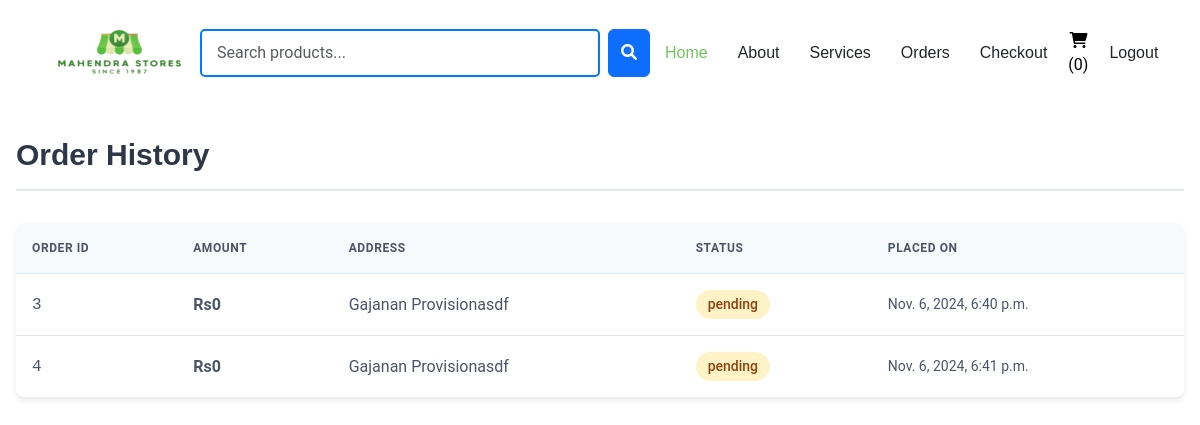
/orders/ (signed in), run on the app's committed database.
### ecomapp/models.py (models this page shows, shortened)
class Order(models.Model):
    user = models.ForeignKey(User, on_delete=models.CASCADE)
    name = models.CharField(max_length=100)
    amount = models.IntegerField(default=0)
    email = models.EmailField(max_length=254)
    address1 = models.CharField(max_length=255)
    address2 = models.CharField(blank=True, max_length=255, null=True)
    city = models.CharField(max_length=100)
    state = models.CharField(max_length=100)
    zip_code = models.CharField(max_length=10)
    phone = models.CharField(max_length=15)
    created_at = models.DateTimeField(auto_now_add=True)
    updated_at = models.DateTimeField(auto_now=True)
    STATUS_CHOICES = [
    ('pending', 'Pending'),
    ('shipped', 'Shipped'),
    ('delivered', 'Delivered'),
    ]
    status = models.CharField(max_length=10, choices=STATUS_CHOICES, default='pending')

### ecomapp/views.py (the view)
# urls.py: path('orders/', views.user_orders, name="orders"),
def user_orders(request):
    if request.user.is_authenticated:
        orders = Order.objects.filter(user=request.user)
        return render(request, 'orders.html', {'orders': orders})
    else:
        return redirect('home')

### templates/orders.html (shortened to what this page needs)
{% extends "nav.html" %}
{% block body %}
<div class="orders-container">
  <h2 class="page-title">Order History</h2>
  <table class="orders-table">
    <thead>
      <tr>
        <th>Order ID</th>
        <th>Amount</th>
        <th>Address</th>
        <th>Status</th>
        <th>Placed On</th>
      </tr>
    </thead>
    <tbody>
      {% for order in orders %}
        <tr>
          <td class="order-id">{{ order.id }}</td>
          <td class="amount">Rs{{ order.amount }}</td>
          <td class="address">{{ order.address1 }}{{ order.address2 }}</td>
          <td>
            <span class="status status-{{ order.status|lower }}">{{ order.status }}</span>
          </td>
          <td class="date">{{ order.created_at }}</td>
        </tr>
      {% empty %}
        <tr>
          <td colspan="5" class="empty-state">No orders placed yet.</td>
        </tr>
      {% endfor %}
    </tbody>
  </table>
</div>
{% endblock body %}

### static/assets/css/main.css (style rules this page uses)
:root { --default-font: "Roboto", system-ui, -apple-system, "Segoe UI", Roboto, "Helvetica Neue", Arial, "Noto Sans", "Liberation Sans", sans-serif, "Apple Color Emoji", "Segoe UI Emoji", "Segoe UI Symbol", "Noto Color Emoji"; --heading-font: "Raleway", sans-serif; --nav-font: "Poppins", sans-serif; }
:root { --background-color: #ffffff; --default-color: #212529; --heading-color: #101f0c; --accent-color: #71c55d; --surface-color: #ffffff; --contrast-color: #ffffff; }
:root { --nav-color: #212529; --nav-hover-color: #71c55d; --nav-mobile-background-color: #ffffff; --nav-dropdown-background-color: #ffffff; --nav-dropdown-color: #212529; --nav-dropdown-hover-color: #71c55d; }
:root { scroll-behavior: smooth; }
body { color: var(--default-color); background-color: var(--background-color); font-family: var(--default-font); }
h1, h2, h3, h4, h5, h6 { color: var(--heading-color); font-family: var(--heading-font); }
.page-title { color: var(--default-color); background-color: var(--background-color); position: relative; }

### templates/orders.html (style rules this page uses)
.orders-container { max-width: 1200px; margin: 2rem auto; padding: 0 1rem; }
.page-title { color: #2d3748; font-size: 1.875rem; font-weight: 600; margin-bottom: 2rem; padding-bottom: 1rem; border-bottom: 2px solid #e2e8f0; }
.orders-table { width: 100%; border-collapse: separate; border-spacing: 0; background: white; border-radius: 8px; overflow: hidden; box-shadow: 0 4px 6px -1px rgba(0, 0, 0, 0.1); }
.orders-table thead { background-color: #f7fafc; }
.orders-table th { text-transform: uppercase; font-size: 0.75rem; font-weight: 600; letter-spacing: 0.05em; color: #4a5568; padding: 1rem; text-align: left; border-bottom: 1px solid #e2e8f0; }
.orders-table td { padding: 1rem; color: #4a5568; border-bottom: 1px solid #e2e8f0; }
.orders-table tr:last-child td { border-bottom: none; }
.status { display: inline-block; padding: 0.25rem 0.75rem; border-radius: 9999px; font-size: 0.875rem; font-weight: 500; }
.status-pending { background-color: #fef3c7; color: #92400e; }
.amount { font-weight: 600; color: #2d3748; }
.order-id { font-family: monospace; color: #6b7280; }
.address { max-width: 300px; line-height: 1.5; }
.date { color: #6b7280; font-size: 0.875rem; }

### data on the page
Order: id "3", amount "0", address1 "Gajanan Provision", address2 "asdf", status "pending", created_at "Nov. 6, 2024, 6:40 p.m."
Order: id "4", amount "0", address1 "Gajanan Provision", address2 "asdf", status "pending", created_at "Nov. 6, 2024, 6:41 p.m."
